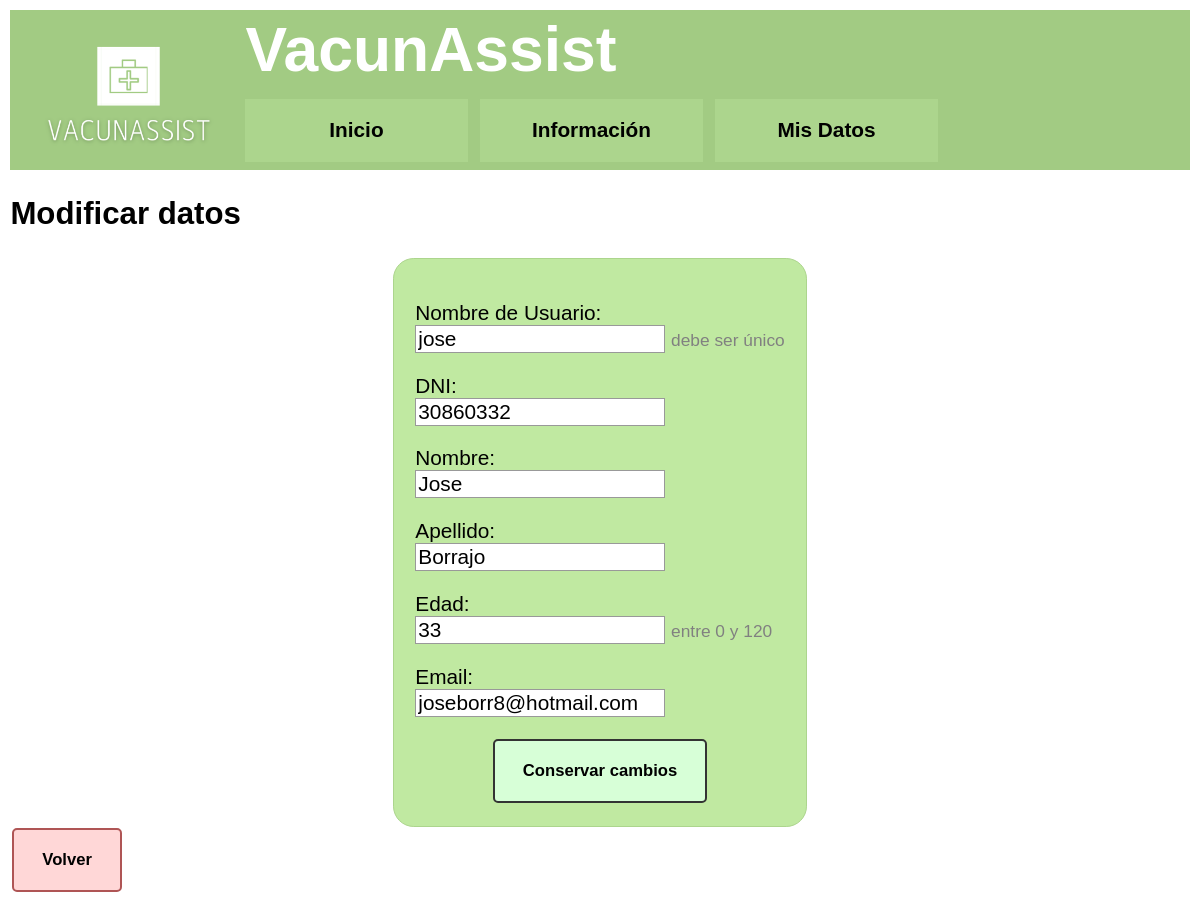
Page /accounts/modificar_datos/ (signed in) on the committed database.
### accounts/models.py (models this page shows, shortened)
class Paciente(models.Model):
    user = models.OneToOneField(User, on_delete=models.CASCADE, primary_key=True)
    dni = models.CharField(max_length=8, help_text='DNI')
    first_name = models.CharField(max_length=100, blank=True)
    last_name = models.CharField(max_length=100, blank=True)
    email = models.EmailField(max_length=150)
    bio = models.TextField()
    edad = models.IntegerField(default=0)
    validado_renaper = models.BooleanField(default=False)

### accounts/views.py (the view)
# urls.py: path('modificar_datos/', modificarDatos_view, name='Modificar datos personales'),
@login_required
def modificarDatos_view(request):
    user = request.user.id
    paciente = Paciente.objects.get(user__id=user)
    user_info = User.objects.get(id=user)
    if request.method == 'POST':
        form = ModificarDatosForm(request.POST, request.FILES, instance=paciente)
        form2 = ModificarDatosForm2(request.POST, request.FILES,instance = user_info)
        if form.is_valid() and form2.is_valid():
            user_info.paciente.dni = form.cleaned_data.get('dni')
            user_info.paciente.email = form.cleaned_data.get('email')
            user_info.email = user_info.paciente.email
            user_info.paciente.first_name = form.cleaned_data.get('first_name')
            user_info.paciente.last_name = form.cleaned_data.get('last_name')
            user_info.paciente.edad = form.cleaned_data.get('edad')
            user_info.username = form2.cleaned_data.get('username')
            paciente.save()
            try:
                user_info.save()
            except:
                pass
            return redirect('userinfo')
    else:
        form = ModificarDatosForm(instance=paciente)
        form2 = ModificarDatosForm2(instance = user_info)
    return render(request, 'modificar_datos.html', {'form': form, 'form2':form2})

### accounts/forms.py
class ModificarDatosForm(ModelForm):
    if User.is_authenticated:
        dni = forms.CharField(max_length=8, label='DNI')
        first_name = forms.CharField(max_length=100, label='Nombre')
        last_name = forms.CharField(max_length=100, label='Apellido')
        email = forms.EmailField(max_length=150, label='Email')
        edad = forms.IntegerField(label='Edad', min_value=0, max_value=120, help_text='entre 0 y 120')
    else:
        pass
    class Meta:
        model = Paciente
        fields = ( 'dni', 'first_name', 'last_name','edad', 'email')

class ModificarDatosForm2(ModelForm):
    if User.is_authenticated:
        username = forms.CharField(max_length=150, help_text='debe ser único', label='Nombre de Usuario')
    else:
        pass
    class Meta:
        model = User
        fields = ('username',)

### templates/modificar_datos.html (shortened to what this page needs)
{% extends "base.html" %}
{% block content %}
  <h2>Modificar datos</h2>
  <form method="post">
    {% for field in form2 %}
      <p>
        {{ field.label_tag }}<br>
        {{ field }}
        {% if field.help_text %}
          <small style="color: grey">{{ field.help_text }}</small>
        {% endif %}
      </p>
    {% endfor %}
    {% for field in form %}
      <p>
        {{ field.label_tag }}<br>
        {{ field }}
        {% if field.help_text %}
          <small style="color: grey">{{ field.help_text }}</small>
        {% endif %}
      </p>
    {% endfor %}
    <div class="buttonholder">
      <button type="submit">Conservar cambios</button>
    </div>
  </form>
  <a href="{% url 'userinfo' %}"><button class="volver">Volver</button></a>
{% endblock %}

### static/css/styles.css (style rules this page uses)
body { font : 1.3rem sans-serif; padding : 0.5em; margin : 0; }
form { margin: 0 auto; width: fit-content; padding: 1em; border: 1px solid rgb(172 213 141); border-radius: 1em; background-color: rgb(192 233 161); }
input, textarea { font: 1em sans-serif; width: 250px; box-sizing: border-box; border: 1px solid #999; }
button { padding : 1.2em; padding-left: 1.7em; padding-right: 1.7em; font : bold .8em sans-serif; border : 2px solid #333; border-radius: 5px; background : rgb(215, 255, 215); cursor : pointer; margin: 0.1em; }
.buttonholder { text-align: center; }
.volver { background : rgb(255, 215, 215); border: 2px solid rgb(175 85 85); }
label { position: relative; }

### rows in the picture
Paciente: form "30860332" "Jose" "Borrajo" "33" "joseborr8@hotmail.com"

### other values in the picture
{{ field.label_tag }} "Nombre de Usuario:"
{{ field.help_text }} "debe ser único"
{{ field.label_tag }} "DNI:" "Nombre:" "Apellido:" "Edad:" "Email:"
{{ field.help_text }} "entre 0 y 120"
